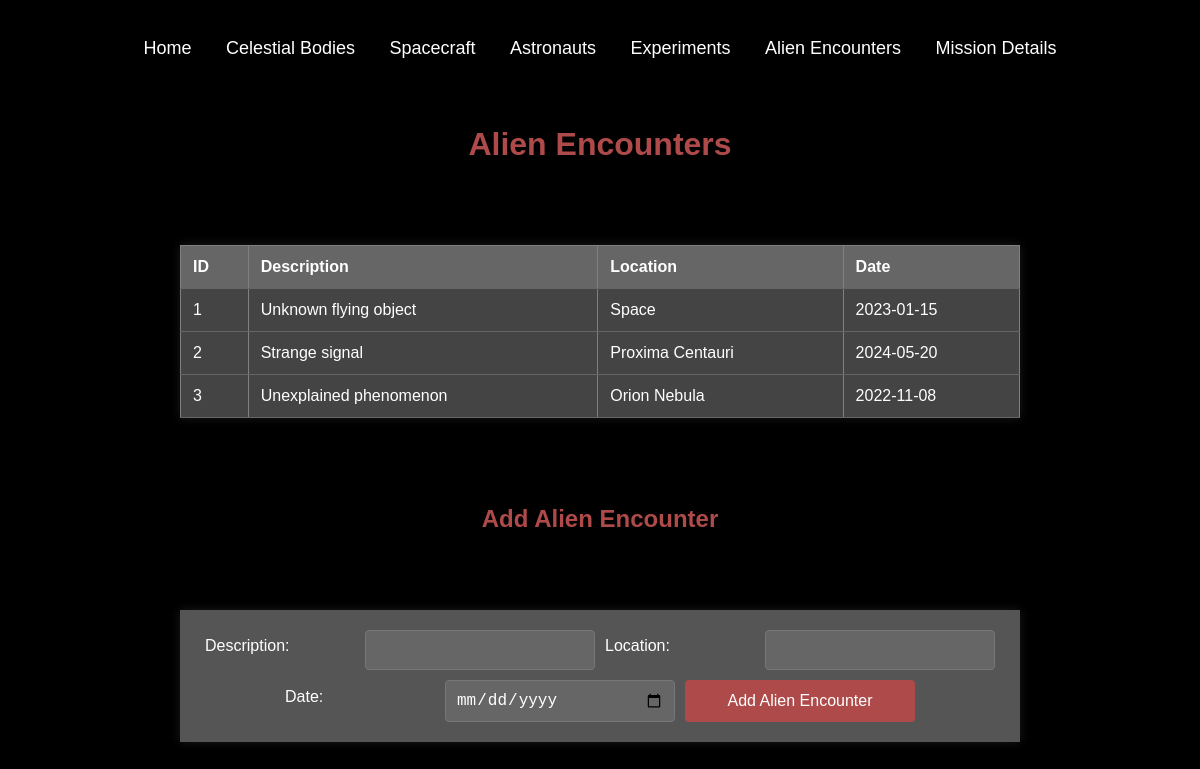
The page /alien_encounters on the database as committed earlier.
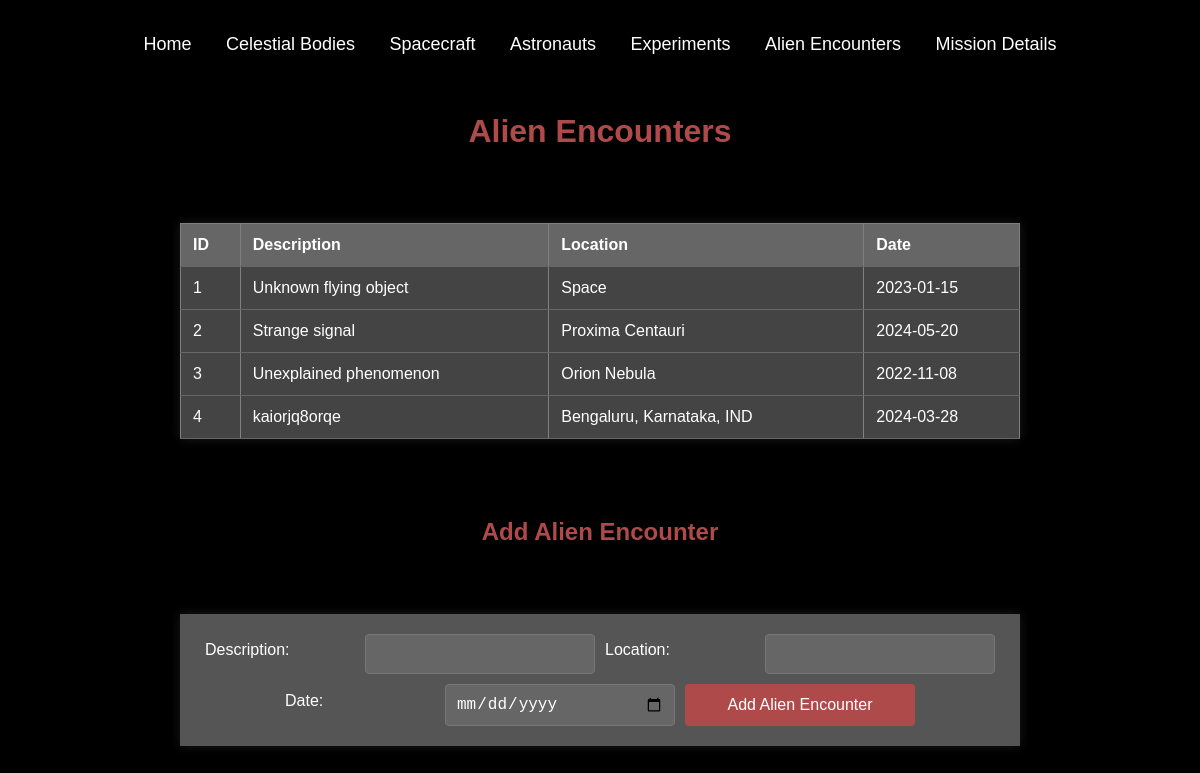
The same page on the database as committed later.
### app.py (models this page shows)
class AlienEncounter(db.Model):
    id = db.Column(db.Integer, primary_key=True)
    description = db.Column(db.String(100), nullable=False)
    location = db.Column(db.String(50), nullable=False)
    date = db.Column(db.String(20), nullable=False)

### app.py (the view)
@app.route('/alien_encounters')
def alien_encounters():
    return render_template('alien_encounters.html', alien_encounters=AlienEncounter.query.all())

### templates/alien_encounters.html (shortened to what this page needs)
<!DOCTYPE html>
<html lang="en">
  <head>
    <link
      rel="stylesheet"
      href="{{ url_for('static', filename='index.css') }}"
    />
  </head>
  <body>
    <div class="navbar">
      <a href="/">Home</a>
      <a href="/celestial_bodies">Celestial Bodies</a>
      <a href="/spacecraft">Spacecraft</a>
      <a href="/astronauts">Astronauts</a>
      <a href="/experiments">Experiments</a>
      <a href="/alien_encounters">Alien Encounters</a>
      <a href="/mission_details">Mission Details</a>
    </div>
    <h1>Alien Encounters</h1>
    <table border="1">
      <tr>
        <th>ID</th>
        <th>Description</th>
        <th>Location</th>
        <th>Date</th>
      </tr>
      {% for encounter in alien_encounters %}
      <tr>
        <td>{{ encounter.id }}</td>
        <td>{{ encounter.description }}</td>
        <td>{{ encounter.location }}</td>
        <td>{{ encounter.date }}</td>
      </tr>
      {% endfor %}
    </table>
    <h2>Add Alien Encounter</h2>
    <form class="ajax-form" id="alien-encounter-form" action="/add_alien_encounter" method="post">
      <label for="description">Description:</label>
      <input type="text" id="description" name="description" required />
      <label for="location">Location:</label>
      <input type="text" id="location" name="location" required />
      <label for="date">Date:</label>
      <input type="date" id="date" name="date" required />
      <button type="submit">Add Alien Encounter</button>
    </form>
  </body>
</html>

Rows that differ between the two databases and show on the page:
added AlienEncounter: id "4", description "kaiorjq8orqe", location "Bengaluru, Karnataka, IND", date "2024-03-28"
